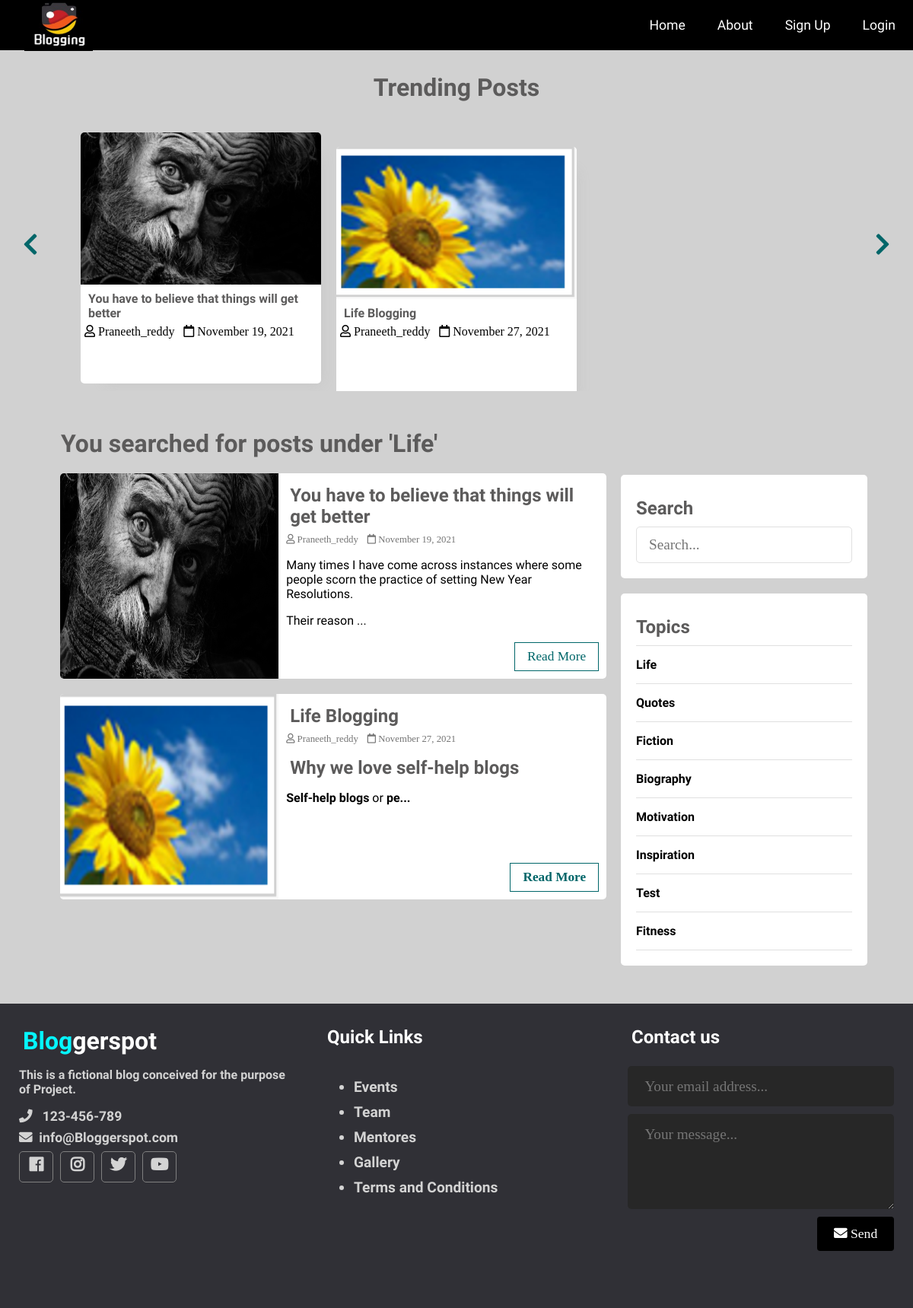
The app's page /index.php?t_id=2&name=Life with its own data.
### tables this page shows
CREATE TABLE `posts` (
  `id` int(11) NOT NULL,
  `user_id` int(11) NOT NULL,
  `topic_id` int(11) DEFAULT NULL,
  `title` varchar(255) NOT NULL,
  `image` varchar(255) NOT NULL,
  `body` text NOT NULL,
  `published` tinyint(4) NOT NULL,
  `created_at` datetime NOT NULL DEFAULT current_timestamp()
);

CREATE TABLE `users` (
  `id` int(11) NOT NULL,
  `admin` tinyint(4) NOT NULL,
  `username` varchar(255) NOT NULL,
  `email` varchar(255) NOT NULL,
  `password` varchar(255) NOT NULL,
  `created_at` timestamp NOT NULL DEFAULT current_timestamp()
);

CREATE TABLE `topics` (
  `id` int(11) NOT NULL,
  `name` varchar(100) NOT NULL,
  `description` text NOT NULL
);

### app/database/db.php (called while the page is built, shortened)
<?php
require('connect.php');
function executeQuery($sql, $data)
{
    global $conn;
    $stmt = $conn->prepare($sql);
    $values = array_values($data);
    $types = str_repeat('s', count($values));
    $stmt->bind_param($types, ...$values);
    $stmt->execute();
    return $stmt;
}
function selectAll($table, $conditions = [])
{
    global $conn;
    $sql = "SELECT * FROM $table";
    if (empty($conditions)) {
        $stmt = $conn->prepare($sql);
        $stmt->execute();
        $records = $stmt->get_result()->fetch_all(MYSQLI_ASSOC);
        return $records;
    }
}
function getPostsByTopicId($topic_id)
{
    $sql = "SELECT p.*, u.username FROM posts AS p JOIN users AS u ON p.user_id=u.id WHERE p.published=? AND topic_id=?";
    $stmt = executeQuery($sql, ['published' => 1, 'topic_id' => $topic_id]);
    $records = $stmt->get_result()->fetch_all(MYSQLI_ASSOC);
    return $records;
}

### app/controllers/topics.php (called while the page is built, shortened)
<?php
include(ROOT_PATH . "/app/database/db.php");
$table = 'topics';
$topics = selectAll($table);

### index.php (the view, shortened to what this page needs)
<?php
include(ROOT_PATH . "/app/controllers/topics.php");
$posts = array();
$postsTitle = 'Recent Posts';
if (isset($_GET['t_id'])) {
  $posts = getPostsByTopicId($_GET['t_id']);
  $postsTitle = "You searched for posts under '" . $_GET['name'] . "'";
} else if (isset($_POST['search-term'])) {
  $postsTitle = "You searched for '" . $_POST['search-term'] . "'";
  $posts = searchPosts($_POST['search-term']);
} else {
  $posts = getPublishedPosts();
}
?>
<!DOCTYPE html>
<html lang="en">
<head>
  <link rel="stylesheet" href="https://use.fontawesome.com/releases/v5.7.2/css/all.css"
>
  <link rel="stylesheet" href="assets/css/style.css">
</head>
<body>
  <?php include(ROOT_PATH . "/app/includes/header.php"); ?>
  <div class="page-wrapper">
    <div class="post-slider">
      <h1 class="slider-title">Trending Posts</h1>
      <i class="fas fa-chevron-left prev"></i>
      <i class="fas fa-chevron-right next"></i>
      <div class="post-wrapper">
        <?php foreach ($posts as $post): ?>
          <div class="post">
            <img src="<?php echo BASE_URL . '/assets/images/' . $post['image']; ?>" alt="" class="slider-image">
            <div class="post-info">
              <h4><a href="single.php?id=<?php echo $post['id']; ?>"><?php echo $post['title']; ?></a></h4>
              <i class="far fa-user"> <?php echo $post['username']; ?></i>
              <i class="far fa-calendar"> <?php echo date('F j, Y', strtotime($post['created_at'])); ?></i>
            </div>
          </div>
        <?php endforeach; ?>
      </div>
    </div>
    <div class="content clearfix">
      <div class="main-content">
        <h1 class="recent-post-title"><?php echo $postsTitle ?></h1>
        <?php foreach ($posts as $post): ?>
          <div class="post clearfix">
            <img src="<?php echo BASE_URL . '/assets/images/' . $post['image']; ?>" alt="" class="post-image">
            <div class="post-preview">
              <h2><a href="single.php?id=<?php echo $post['id']; ?>"><?php echo $post['title']; ?></a></h2>
              <i class="far fa-user"> <?php echo $post['username']; ?></i>
              <i class="far fa-calendar"> <?php echo date('F j, Y', strtotime($post['created_at'])); ?></i>
              <p class="preview-text">
                <?php echo html_entity_decode(substr($post['body'], 0, 150) . '...'); ?>
              </p>
              <a href="single.php?id=<?php echo $post['id']; ?>" class="btn read-more">Read More</a>
            </div>
          </div>
        <?php endforeach; ?>
      </div>
      <div class="sidebar">
        <div class="section search">
          <h2 class="section-title">Search</h2>
          <form action="index.php" method="post">
            <input type="text" name="search-term" class="text-input" placeholder="Search...">
          </form>
        </div>
        <div class="section topics">
          <h2 class="section-title">Topics</h2>
          <ul>
            <?php foreach ($topics as $key => $topic): ?>
              <li><a href="<?php echo BASE_URL . '/index.php?t_id=' . $topic['id'] . '&name=' . $topic['name'] ?>"><?php echo $topic['name']; ?></a></li>
            <?php endforeach; ?>
          </ul>
        </div>
      </div>
    </div>
  </div>
  <?php include(ROOT_PATH . "/app/includes/footer.php"); ?>
</body>
</html>

### app/includes/header.php (shortened to what this page needs)
<header>
    <a href="<?php echo BASE_URL . '/index.php' ?>" class="logo">
    <img src="assets\images\logo.jpg" alt="">
    </a>
    <ul class="nav">
      <li><a href="<?php echo BASE_URL . '/index.php' ?>">Home</a></li>
      <li><a href="<?php echo BASE_URL . '/About_us.php' ?>">About</a></li>
      <?php if (isset($_SESSION['id'])): ?>
        <li>
          <a href="#">
            <i class="fa fa-user"></i>
            <?php echo $_SESSION['username']; ?>
            <i class="fa fa-chevron-down" style="font-size: .8em;"></i>
          </a>
          <ul>
            <?php if($_SESSION['admin']): ?>
              <li><a href="<?php echo BASE_URL . '/admin/dashboard.php' ?>">Dashboard</a></li>
            <?php endif; ?>
            <li><a href="<?php echo BASE_URL . '/logout.php' ?>" class="logout">Logout</a></li>
          </ul>
        </li>
      <?php else: ?>
        <li><a href="<?php echo BASE_URL . '/register.php' ?>">Sign Up</a></li>
        <li><a href="<?php echo BASE_URL . '/login.php' ?>">Login</a></li>
      <?php endif; ?>
    </ul>
</header>

### app/includes/footer.php
<div class="footer">
   <div class="footer-content">
     <div class="footer-section about">
       <h1 class="logo-text"><span>Blog</span>gerspot</h1>
       <p>
       This is a fictional blog conceived for the purpose of Project.
       </p>
       <div class="contact">
         <span><i class="fas fa-phone"></i> &nbsp; 123-456-789</span>
         <span><i class="fas fa-envelope"></i> &nbsp;info@Bloggerspot.com</span>
       </div>
       <div class="socials">
         <a href="#"><i class="fab fa-facebook"></i></a>
         <a href="#"><i class="fab fa-instagram"></i></a>
         <a href="#"><i class="fab fa-twitter"></i></a>
         <a href="#"><i class="fab fa-youtube"></i></a>
       </div>
     </div>
     <div class="footer-section links">
       <h2>Quick Links</h2>
       <br>
       <ul>
         <a href="#">
           <li>Events</li>
         </a>
         <a href="#">
           <li>Team</li>
         </a>
         <a href="#">
           <li>Mentores</li>
         </a>
         <a href="#">
           <li>Gallery</li>
         </a>
         <a href="#">
           <li>Terms and Conditions</li>
         </a>
       </ul>
     </div>
     <div class="footer-section contact-form">
       <h2>Contact us</h2>
       <br>
       <form action="<?php echo BASE_URL . '\Conformation_page.php' ?>" method="post">
         <input type="email" name="email" class="text-input contact-input" placeholder="Your email address...">
         <textarea rows="4" name="message" class="text-input contact-input" placeholder="Your message..."></textarea>
         <button type="submit" class="btn btn-big contact-btn" name="btn-send">
           <i class="fas fa-envelope"></i>
           Send
         </button>
       </form>
     </div>
   </div>
 </div>

### records on screen
posts: image (picture), title "You have to believe that things will get better", user.username "Praneeth_reddy", created_at "November 19, 2021", body "Many times I have come across instances where some people scorn the practice of setting New Year Resolutions. Their reason ..."
posts: image (picture), title "Life Blogging", user.username "Praneeth_reddy", created_at "November 27, 2021", body "Why we love self-help blogs Self-help blogs or pe..."
topics: name "Life"
topics: name "Quotes"
topics: name "Fiction"
topics: name "Biography"
topics: name "Motivation"
topics: name "Inspiration"
topics: name "Test"
topics: name "Fitness"

### other values on screen
$postsTitle "You searched for posts under 'Life'"
